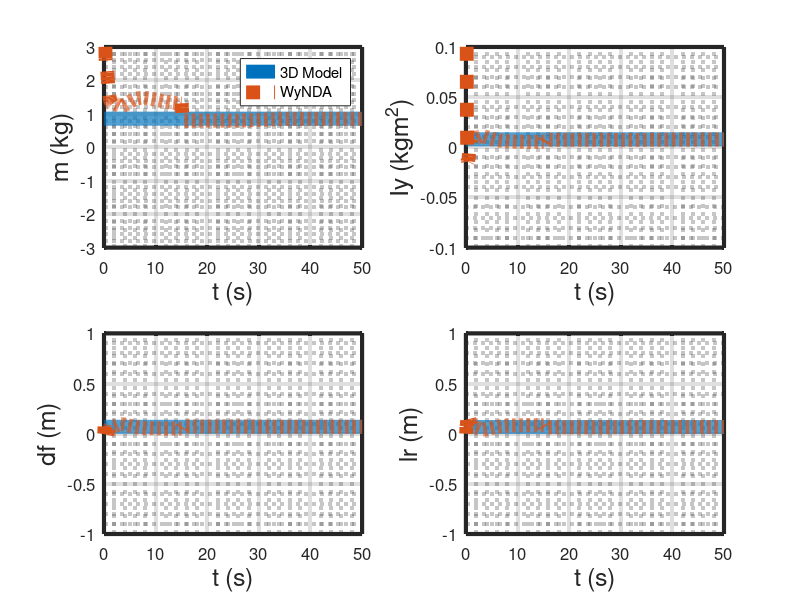
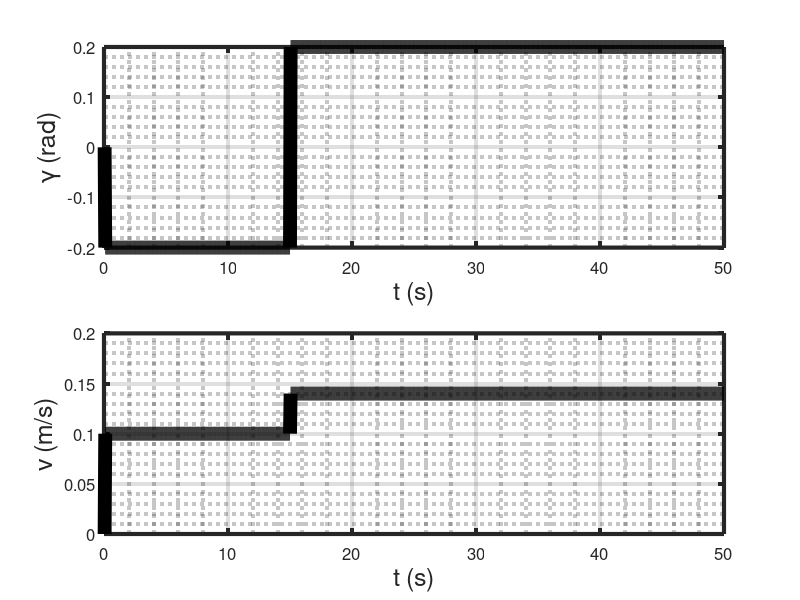
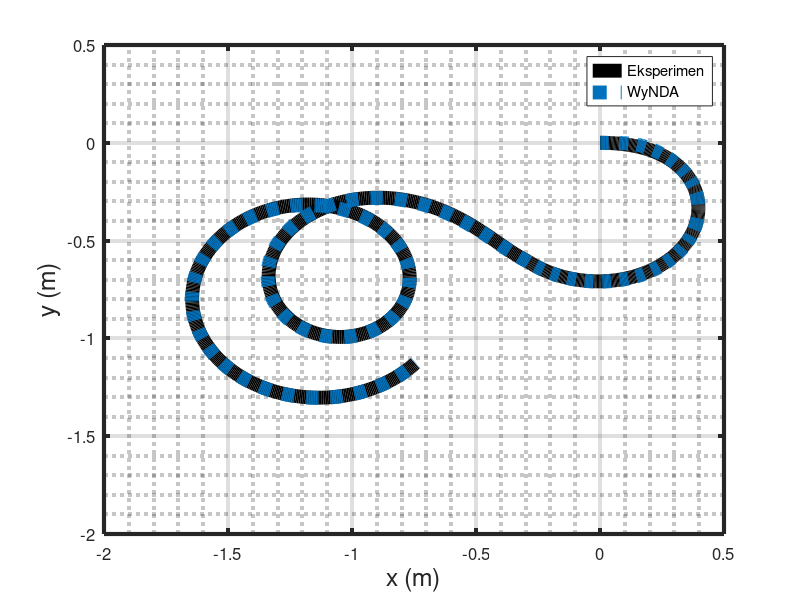

These charts were generated, in order, by the following MATLAB code:
%% Research code by Agus Hasan & Shinta Kosmaga
clear all;
close all;

%% number of variables and coefficients
n = 5;
r = 20;

%% time horizon
tf  = 50;
dt  = 0.05;
t   = dt:dt:tf;

%% system description
A = eye(n);
C = eye(n);

%% noise
R = 0;

%% state initialization
x        = zeros(n,1);
xbar     = x;
y        = x;
thetabar = zeros(r,1);
Kfbar    = zeros(1,1);
Krbar    = zeros(1,1);
Ibar     = zeros(1,1);
lfbar    = zeros(1,1);
lrbar    = zeros(1,1);
ebar     = xbar-x;
mbar     = 0;

%% true parameters
m  = 0.85613;
lf = 0.06874;
lr = 0.06726;
Kf = 0.04;
Kr = 0.0435;
I = 0.00794;
l = lr+lf;

%% initial control inputs
S = 0;
V = 0;
B = 0;

%% for plotting
SArray         = [];
VArray         = [];
BArray         = [];
xArray         = [];
xbarArray      = [];
yArray         = [];
thetabarArray  = [];
KfbarArray     = [];
KrbarArray     = [];
IbarArray      = [];
lfbarArray     = [];
lrbarArray     = [];
ebarArray      = [];
mbarArray      = [];

%% initializaion for estimator
lambdav = 0.9999;
lambdat = 0.9995;
Rx      = 10*eye(n);
Rt      = 1*eye(n);
Px      = 1*eye(n);
Pt      = 1*eye(r);
Gamma   = 1*zeros(n,r);

%% simulation
for i=dt:dt:tf
        
    VArray         = [VArray V];
    SArray         = [SArray S];
    BArray         = [BArray B];
    xArray         = [xArray x];
    xbarArray      = [xbarArray xbar];      
    yArray         = [yArray y];
    thetabarArray  = [thetabarArray thetabar]; 
    KfbarArray     = [KfbarArray Kfbar];
    KrbarArray     = [KrbarArray Krbar];
    IbarArray      = [IbarArray Ibar];
    lfbarArray     = [lfbarArray lfbar];
    lrbarArray     = [lrbarArray lrbar];
    ebarArray      = [ebarArray ebar];
    mbarArray      = [mbarArray mbar];

    if i<15
        V = 0.1;
        S = -0.2;
    else
        V = 0.14;
        S = 0.2;
    end
    
    % simulate the system using Runge-Kutta
    a1=2*(Kf+Kr);
    a2=2*((lf*Kf)-(lr*Kr));
    a3=2*((lf^2)*Kf)+((lr^2)*Kr);
    a4=2*lf*Kf;

    k1=V*sin(B+x(3));
    l1=V*cos(B+x(3));
    m1=x(5);
    n1=(a1*x(3)/m)-(a1*x(4)/(m*V))-(a2*x(5)/(m*V))+(2*Kf*S/m);
    o1=(a2*x(3)/I)-(a2*x(4)/(I*V))-(a3*x(5)/(I*V))+(a4*S/I);

    k2=V*sin(B+(x(3)+(0.5*dt*m1)));
    l2=V*cos(B+(x(3)+(0.5*dt*m1)));
    m2=x(5)+(0.5*dt*o1);
    n2=(a1*(x(3)+(0.5*dt*m1))/m)-(a1*(x(4)+(0.5*dt*n1))/(m*V))-(a2*(x(5)+(0.5*dt*o1))/(m*V))+(2*Kf*S/m);
    o2=(a2*(x(3)+(0.5*dt*m1))/I)-(a2*(x(4)+(0.5*dt*n1))/(I*V))-(a3*(x(5)+(0.5*dt*o1))/(I*V))+(a4*S/I);

    k3=V*sin(B+(x(3)+(0.5*dt*m2)));
    l3=V*cos(B+(x(3)+(0.5*dt*m2)));
    m3=x(5)+(0.5*dt*o2);
    n3=(a1*(x(3)+(0.5*dt*m2))/m)-(a1*(x(4)+(0.5*dt*n2))/(m*V))-(a2*(x(5)+(0.5*dt*o2))/(m*V))+(2*Kf*S/m);
    o3=(a2*(x(3)+(0.5*dt*m2))/I)-(a2*(x(4)+(0.5*dt*n2))/(I*V))-(a3*(x(5)+(0.5*dt*o2))/(I*V))+(a4*S/I);
    
    k4=V*sin(B+(x(3)+(dt*m3)));
    l4=V*cos(B+(x(3)+(dt*m3)));
    m4=x(5)+(dt*o3);
    n4=(a1*(x(3)+(dt*m3))/m)-(a1*(x(4)+(dt*n3))/(m*V))-(a2*(x(5)+(dt*o3))/(m*V))+(2*Kf*S/m);
    o4=(a2*(x(3)+(dt*m3))/I)-(a2*(x(4)+(dt*n3))/(I*V))-(a3*(x(5)+(dt*o3))/(I*V))+(a4*S/I);
    
    x(1) = x(1) + (dt/6)*(k1+2*k2+2*k3+k4);
    x(2) = x(2) + (dt/6)*(l1+2*l2+2*l3+l4);
    x(3) = x(3) + (dt/6)*(m1+2*m2+2*m3+m4);
    x(4) = x(4) + (dt/6)*(n1+2*n2+2*n3+n4);
    x(5) = x(5) + (dt/6)*(o1+2*o2+2*o3+o4);
    
    y = C*x+dt*R^2*randn(n,1);

    Phi = [V*sin(B+y(3)) 0 0 0 zeros(16,1)';
        zeros(4,1)' V*cos(B+y(3)) 0 0 0 zeros(12,1)'
        zeros(8,1)' y(5) 0 0 0 zeros(8,1)'
        zeros(12,1)' y(3) y(4)/V y(5)/V S zeros(4,1)'
        zeros(16,1)' y(3) y(4)/V y(5)/V S];

    % Estimation using adaptive observer
    Kx = Px*C'*inv(C*Px*C'+Rx);
    Kt = Pt*Gamma'*C'*inv(C*Gamma*Pt*Gamma'*C'+Rt);
    Gamma = (eye(n)-Kx*C)*Gamma;

    xbar = xbar+(Kx+Gamma*Kt)*(y-C*xbar);
    thetabar = thetabar-Kt*(y-C*xbar);

    xbar = A*xbar+Phi*thetabar;
    thetabar = thetabar;

    Px = (1/lambdav)*eye(n)*(eye(n)-Kx*C)*Px*eye(n);
    Pt = (1/lambdat)*(eye(r)-Kt*C*Gamma)*Pt;
    Gamma = eye(n)*Gamma-Phi;
    
    % estimation result
    Kfbar = Kf;
    Krbar = Kr;
    mbar  = 2*Kfbar*dt/thetabar(16);
    lfbar = (2*Krbar*l-(thetabar(15)*m/dt))/(2*Kfbar+2*Krbar);
    lrbar = l-lfbar;
    Ibar  = (2*Kfbar*lfbar*dt)/thetabar(20);
        
    ebar = xbar-x;
    B=unwrap(atan2(x(4),V));
end

%% final value and RMSE
mbar_avg = mean(mbarArray(850:end));
Ibar_avg = mean(IbarArray(850:end));
lfbar_avg = mean(lfbarArray(850:end));
lrbar_avg = mean(lrbarArray(850:end));

mbarerr = sqrt(mean((mbarArray(850:end) - m).^2));
lfbarerr = sqrt(mean((lfbarArray(850:end) - lf).^2));
lrbarerr = sqrt(mean((lrbarArray(850:end) - lr).^2));
Iarerr = sqrt(mean((IbarArray(850:end) - I).^2));

%% plotting
figure(1)
subplot(2,2,1)
plot(t,(m)*ones(1,length(t)),'-','LineWidth',10);
hold on;
plot(t,mbarArray,':','LineWidth',10);
set(gca,'color','white','LineWidth',3,'FontSize',12)
legend('3D Model','WyNDA')
grid on;
grid minor;
ylabel('m (kg)','FontSize',18)
xlabel('t (s)','FontSize',18)
ylim([-3 3])
subplot(2,2,2)
plot(t,I*ones(1,length(t)),'-','LineWidth',10);
hold on;
plot(t,IbarArray,':','LineWidth',10);
set(gca,'color','white','LineWidth',3,'FontSize',12)
grid on;
grid minor;
ylabel('Iy (kgm^2)','FontSize',18)
xlabel('t (s)','FontSize',18)
ylim([-0.1 0.1])
subplot(2,2,3)
plot(t,lf*ones(1,length(t)),'-','LineWidth',10);
hold on;
plot(t,lfbarArray,':','LineWidth',10);
set(gca,'color','white','LineWidth',3,'FontSize',12)
grid on;
grid minor;
ylabel('df (m)','FontSize',18)
xlabel('t (s)','FontSize',18)
ylim([-1 1])
subplot(2,2,4)
plot(t,lr*ones(1,length(t)),'-','LineWidth',10);
hold on;
plot(t,lrbarArray,':','LineWidth',10);
set(gca,'color','white','LineWidth',3,'FontSize',12)
grid on;
grid minor;
ylabel('lr (m)','FontSize',18)
xlabel('t (s)','FontSize',18)
ylim([-1 1])

figure(2)
subplot(2,1,1)
plot(t,SArray,'-k','LineWidth',10);
set(gca,'color','white','LineWidth',3,'FontSize',12)
grid on;
grid minor;
ylabel('\gamma (rad)','FontSize',18)
xlabel('t (s)','FontSize',18)
subplot(2,1,2)
plot(t,VArray,'-k','LineWidth',10);
set(gca,'color','white','LineWidth',3,'FontSize',12)
grid on;
grid minor;
ylabel('v (m/s)','FontSize',18)
xlabel('t (s)','FontSize',18)

figure(3)
plot(xArray(2,:),xArray(1,:),'-k','LineWidth',10);
hold on;
plot(xbarArray(2,:),xbarArray(1,:),':','LineWidth',10);
set(gca,'color','white','LineWidth',3,'FontSize',12)
grid on;
grid minor;
legend('Eksperimen','WyNDA')
ylabel('y (m)','FontSize',18)
xlabel('x (m)','FontSize',18)
ylim([-2 0.5])
xlim([-2 0.5])